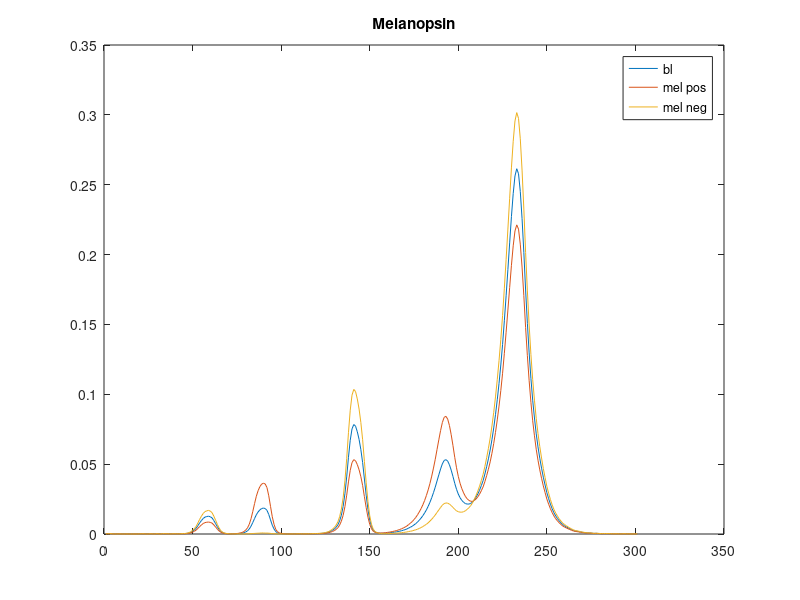

This figure's MATLAB source: (Note: this script raises an error after producing the figure.)
clear, close all


phot_name = 'mel';

load('gamut_5p.mat')

rads = 30*gvars.RadforA;

Ap = (gvars.norm_fundamentals'*rads)';

switch phot_name
    case 'mel'
        smlri0 = mel.gamut(mel.maxlocation,1:5);
        smlrip = mel.gamut(mel.maxlocation,17:21);
        smlrin = mel.gamut(mel.maxlocation,27:31);
        fig_name = 'Melanopsin';
    case 'lum'
        smlri0 = lm.gamut(lm.maxlocation,1:5);
        smlrip = lm.gamut(lm.maxlocation,17:21);
        smlrin = lm.gamut(lm.maxlocation,27:31);
        fig_name = 'Luminance';
end

bcgar = smlri0/Ap;
bcgarp = smlrip/Ap;
bcgarn = smlrin/Ap;


bl = bcgar;
rad_bl = rads.*repmat(bl,301,1);
spectra.bl = sum(rad_bl,2);
vbl = spectra.bl'*gvars.norm_fundamentals;

% Photoreception code
phot_pos = bcgarp; 
phot_neg = bcgarn; 

rad_phot_pos = rads.*repmat(phot_pos,301,1);
rad_phot_neg = rads.*repmat(phot_neg,301,1);

spectra.pos = sum(rad_phot_pos,2);
spectra.neg = sum(rad_phot_neg,2);

figure, plot([spectra.bl spectra.pos spectra.neg])
legend({'bl',[phot_name ' pos'],[phot_name ' neg']})
title(fig_name)

vpos = spectra.pos'*gvars.norm_fundamentals;
vneg = spectra.neg'*gvars.norm_fundamentals;

wctr(1,:) = (vpos-vbl)./vbl*100;
wctr(2,:) = (vneg-vbl)./vbl*100;
wctr(3,:) = (vpos-vneg)./vneg*100;

%% artificial scenes

hsi = im_gen(spectra);
save(['Artificial_' phot_name],'hsi');

    